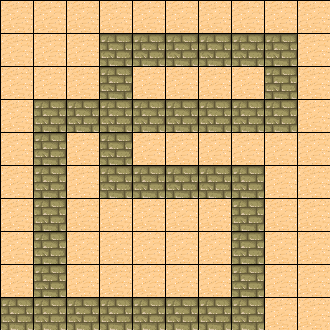

Below is a game level as drawn by its tile map, then a one-line description and the .tmx that defines it (tile-layer data replaced by summaries):
An orthogonal 10x10 tile map with 33x33 px tiles, 2 tile layers (directions, background).

<map version="1.0" orientation="orthogonal" width="10" height="10" tilewidth="33" tileheight="33">
 <tileset firstgid="1" name="tmw_desert_spacing" tilewidth="33" tileheight="33">
  <image source="desertTile.png" width="265" height="199" />
  <tile id="25">
   <properties>
    <property name="up" value="" />
   </properties>
  </tile>
  <tile id="32">
   <properties>
    <property name="left" value="" />
   </properties>
  </tile>
  <tile id="34">
   <properties>
    <property name="right" value="" />
   </properties>
  </tile>
  <tile id="41">
   <properties>
    <property name="down" value="" />
   </properties>
  </tile>
 </tileset>
 <layer name="directions" width="10" height="10">
  <data>[100 cells, 100 non-empty, 5 distinct tile ids]</data>
 </layer>
 <layer name="background" width="10" height="10">
  <data>[100 cells, 100 non-empty, 2 distinct tile ids]</data>
 </layer>
</map>
